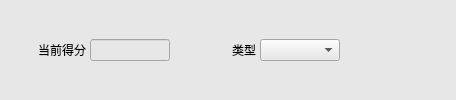
             <widget class="QWidget" name="widget_10" native="true">
              <property name="styleSheet">
               <string notr="true">background-color: rgb(231, 231, 231);</string>
              </property>
              <layout class="QHBoxLayout" name="horizontalLayout_7">
               <property name="spacing">
                <number>4</number>
               </property>
               <property name="leftMargin">
                <number>4</number>
               </property>
               <property name="topMargin">
                <number>4</number>
               </property>
               <property name="rightMargin">
                <number>4</number>
               </property>
               <property name="bottomMargin">
                <number>4</number>
               </property>
               <item>
                <widget class="QLabel" name="label_11">
                 <property name="minimumSize">
                  <size>
                   <width>82</width>
                   <height>32</height>
                  </size>
                 </property>
                 <property name="maximumSize">
                  <size>
                   <width>82</width>
                   <height>16777215</height>
                  </size>
                 </property>
                 <property name="styleSheet">
                  <string notr="true">font: 11pt &quot;微软雅黑&quot;;</string>
                 </property>
                 <property name="text">
                  <string>当前得分</string>
                 </property>
                 <property name="alignment">
                  <set>Qt::AlignRight|Qt::AlignTrailing|Qt::AlignVCenter</set>
                 </property>
                </widget>
               </item>
               <item>
                <widget class="QLineEdit" name="lineEditCalcScore">
                 <property name="minimumSize">
                  <size>
                   <width>80</width>
                   <height>0</height>
                  </size>
                 </property>
                 <property name="maximumSize">
                  <size>
                   <width>80</width>
                   <height>16777215</height>
                  </size>
                 </property>
                 <property name="styleSheet">
                  <string notr="true">font: 11pt &quot;微软雅黑&quot;;</string>
                 </property>
                </widget>
               </item>
               <item>
                <widget class="QLabel" name="label_14">
                 <property name="minimumSize">
                  <size>
                   <width>82</width>
                   <height>32</height>
                  </size>
                 </property>
                 <property name="maximumSize">
                  <size>
                   <width>82</width>
                   <height>16777215</height>
                  </size>
                 </property>
                 <property name="styleSheet">
                  <string notr="true">font: 11pt &quot;微软雅黑&quot;;</string>
                 </property>
                 <property name="text">
                  <string>类型</string>
                 </property>
                 <property name="alignment">
                  <set>Qt::AlignRight|Qt::AlignTrailing|Qt::AlignVCenter</set>
                 </property>
                </widget>
               </item>
               <item>
                <widget class="QComboBox" name="comboBoxType">
                 <property name="minimumSize">
                  <size>
                   <width>80</width>
                   <height>0</height>
                  </size>
                 </property>
                 <property name="maximumSize">
                  <size>
                   <width>80</width>
                   <height>16777215</height>
                  </size>
                 </property>
                 <property name="styleSheet">
                  <string notr="true">font: 11pt &quot;微软雅黑&quot;;</string>
                 </property>
                </widget>
               </item>
               <item>
                <spacer name="horizontalSpacer_3">
                 <property name="orientation">
                  <enum>Qt::Horizontal</enum>
                 </property>
                 <property name="sizeHint" stdset="0">
                  <size>
                   <width>112</width>
                   <height>20</height>
                  </size>
                 </property>
                </spacer>
               </item>
              </layout>
             </widget>
